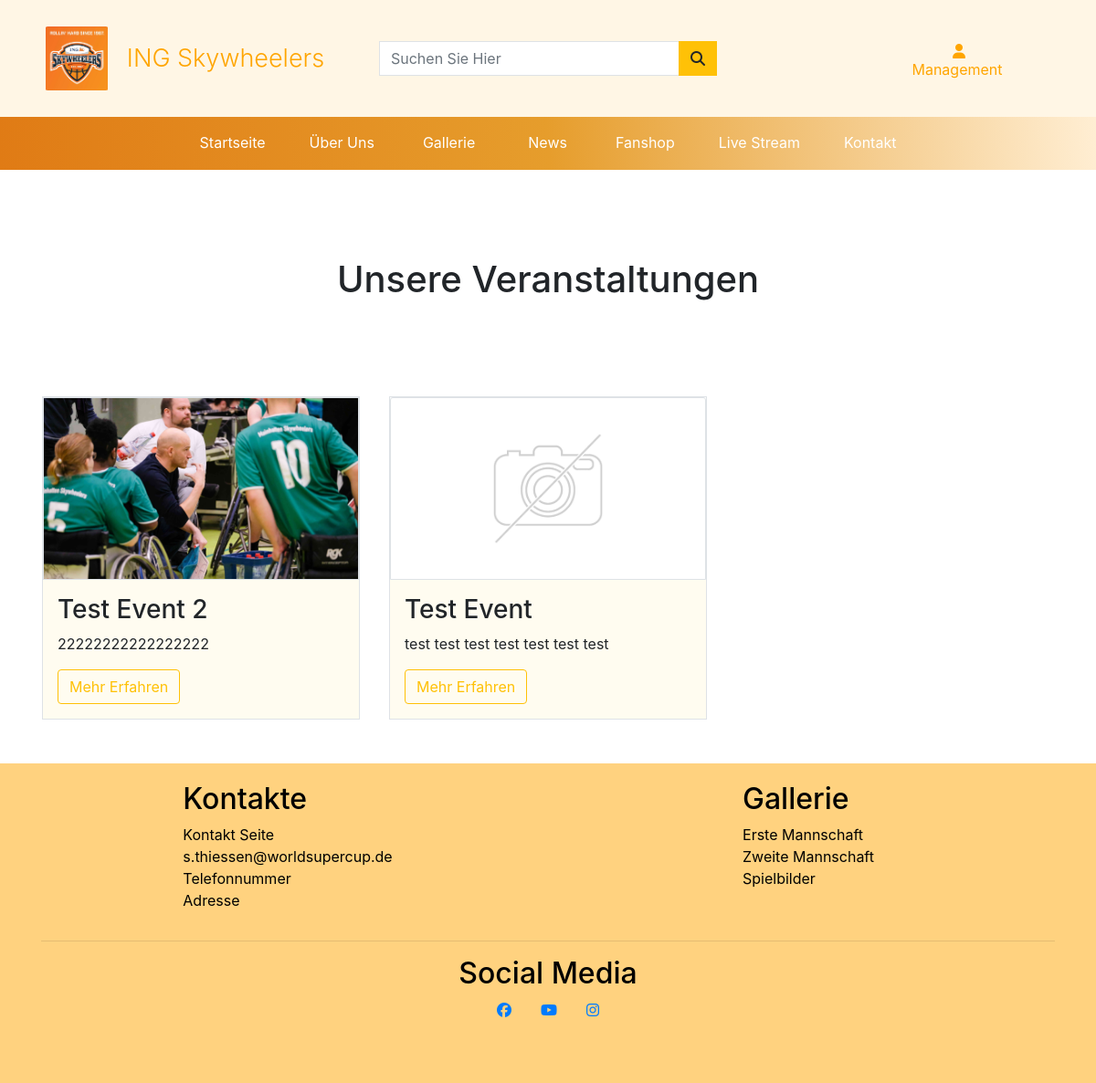
Page /events/ on the earlier database version.
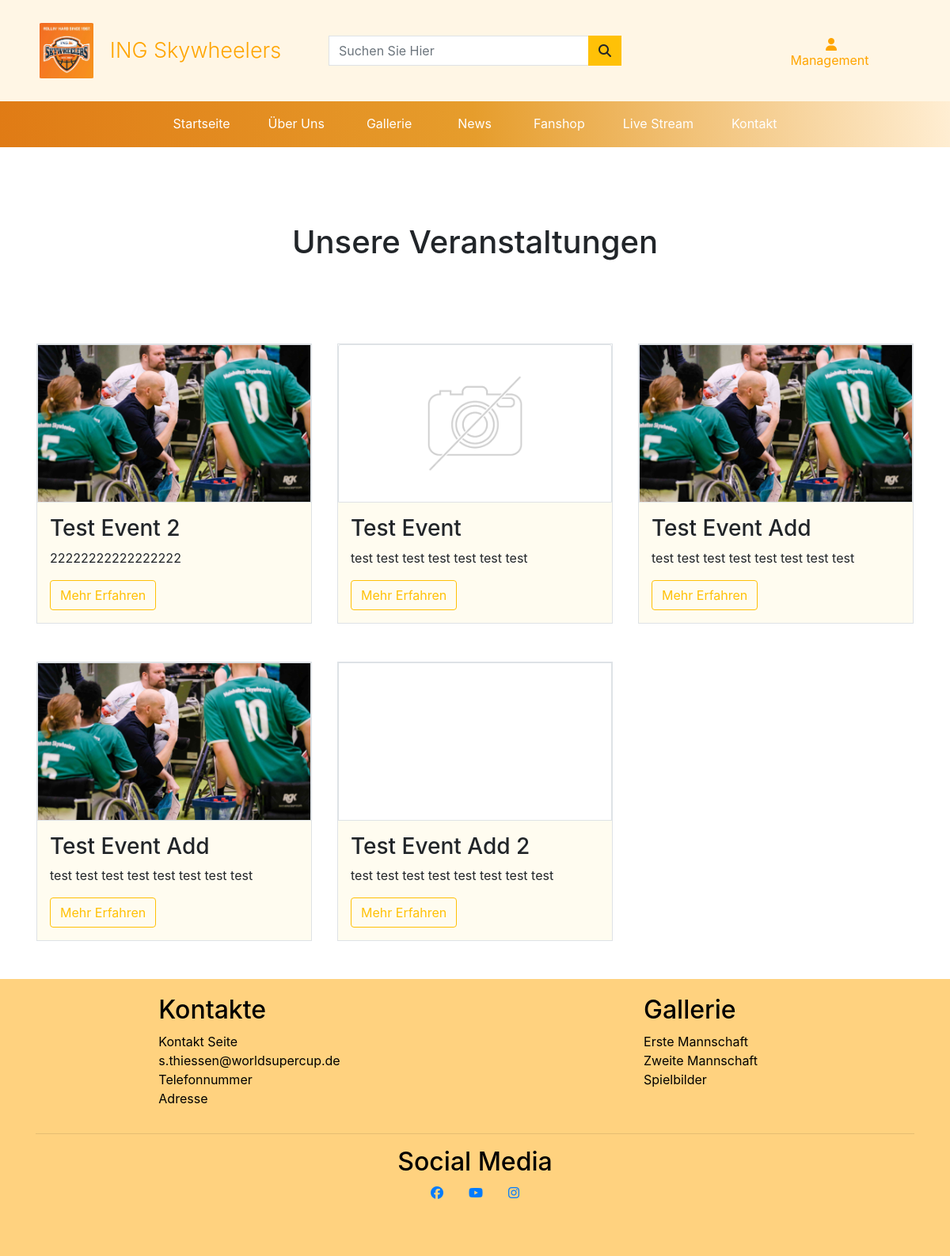
Same page on the later database version.
### events/models.py (models this page shows, shortened)
class EventInfo(models.Model):
    heading = models.CharField(max_length=254, null=False, blank=False, default='')
    short_description = models.CharField(max_length=254, null=False, blank=False, default='')
    image = models.ImageField(null=True, blank=True, default='')
    start_date = models.DateTimeField(blank=False,  default=None)
    end_date = models.DateTimeField(blank=False,  default=None)
    paragraph1 = models.TextField(default='', null=False, blank=False)
    paragraph2 = models.TextField(default='', null=True, blank=True)
    paragraph3 = models.TextField(default='', null=True, blank=True)
    paragraph4 = models.TextField(default='', null=True, blank=True)
    paragraph5 = models.TextField(default='', null=True, blank=True)
    paragraph6 = models.TextField(default='', null=True, blank=True)
    paragraph7 = models.TextField(default='', null=True, blank=True)
    paragraph8 = models.TextField(default='', null=True, blank=True)
    paragraph9 = models.TextField(default='', null=True, blank=True)
    paragraph10 = models.TextField(default='', null=True, blank=True)
    verbose_name_plural = 'Events'

### events/views.py (the view)
# urls.py: path('', views.events_page, name='eventsPage'),
def events_page(request):
    events = EventInfo.objects.all().order_by('start_date')
    context = {
        'events': events
    }
    return render(request, 'events/events.html', context)

### events/templates/events/events.html (shortened to what this page needs)
{% extends 'base.html' %}
{% load static %}
{% block css %}
<link rel="stylesheet" href="{% static 'events/events.css' %}">
{% endblock %}
{% block content %}
<section>
    <div class="container">
        <div class="row py-5 text-center">
            {% if request.user.is_superuser %}
            <div class="col mt-3 text-center">
                <h1>Unsere Veranstaltungen</h1>
                <div class="col d-flex justify-content-center text-center mt-3 mb-5">
                    <a href="{% url 'add_event' %}" class="btn btn-outline-warning rounded-0">+ Neue Veranstaltungen
                        Hinzufügen</a>
                </div>
            </div>
            {% else %}
            <div class="col my-5 text-center">
                <h1>Unsere Veranstaltungen</h1>
            </div>
            {% endif %}
        </div>
    </div>
    <div class="container">
        <div class="row">
            {% for event in events %}
            <div class="col-sm-12 col-md-6 col-lg-4 p-0 mb-5">
                <div class="mx-3 border">
                    {% if event.image %}
                    <a href="{% url 'events_content' event.id %}">
                        <div class="events-img border" style="width: 100%; height: 200px; background-image: url('{{ event.image.url }}');
                                    background-position: center; background-repeat: no-repeat; background-size: cover;"
                            alt="{{ event.heading }}">
                        </div>
                    </a>
                    {% else %}
                    <a href="{% url 'events_content' event.id %}">
                        <img class="card-img-top img-fluid border" src="{{ MEDIA_URL }}noimage.png"
                            alt="{{ event.heading }}" />
                    </a>
                    {% endif %}
                    <div class="events-info orange-bg p-3">
                        <h3>{{event.heading}}</h3>
                        <p>{{ event.short_description }}</p>
                        <a href="{% url 'events_content' event.id %}" class="btn btn-outline-warning">Mehr Erfahren</a>
                    </div>
                </div>
            </div>
            {% endfor %}
        </div>
    </div>
</section>
{% endblock %}

### templates/base.html (shortened to what this page needs)
{% load static %}
<!DOCTYPE html>
<html lang="en">
<head>
    <link rel="stylesheet" href="https://stackpath.bootstrapcdn.com/bootstrap/4.5.0/css/bootstrap.min.css"
>
    <link rel="stylesheet" href="{% static 'css/base.css' %}">
    {% block css %}
    {% endblock %}
</head>
<body>
    <header>
        <nav>
            <div class="container-fluid">
                <div class="row py-4 d-flex justify-content-around align-items-center nav-top-header">
                    <div class="col-12 col-md-4 text-center">
                        <a href="/" class="brand-flex d-flex justify-content-center">
                            <div class="logo-picture"></div>
                            <span class="navbar-brand theNavbrand display-2 logo-font orange-text">ING Skywheelers</span>
                        </a>
                    </div>
                    <div class="col-md-4 py-3 align-items-center d-md-block d-none">
                        <form action="{% url 'news_page' %}" method="GET">
                            <div class="input-group w-100">
                                <input type="text" class="form-control border border-black rounded-0" name="q"
                                    placeholder="Suchen Sie Hier" required>
                                <div class="input-group-append">
                                    <button class="btn btn-warning form-control-btn rounded-0" type="submit">
                                        <span class="icon">
                                            <i class="fas fa-search"></i>
                                        </span>
                                    </button>
                                </div>
                            </div>
                        </form>
                    </div>
                    <div class="offset-md-1 col-md-3 pb-lg-3 pb-md-2 px-5 text-center align-items-center team-nav-links d-none d-md-block">
                        {% if request.user.is_authenticated %}
                            <a href="{% url 'account_logout' %}" class="px-1 orange-text nav-orange-hov">
                                <i class="fa fa-user" aria-hidden="true"></i>
                                Abmelden
                            </a>
                        {% else %}
                            <a href="{% url 'account_login' %}" class="px-1 orange-text nav-orange-hov">
                                <i class="fa fa-user" aria-hidden="true" style="display: block;"></i>
                                Management
                            </a>
                        {% endif %}
                    </div>
                </div>
            </div>
            <div class="container-fluid navbar navbar-expand-md navbar-dark nav-style d-flex justify-content-center">
                <div class="row d-flex justify-content-center">
                    <div class="collapse navbar-collapse" id="collapse_target">
                        <ul class="navbar-nav">
                            <li class="nav-item btnHover active px-3">
                                <a id="homepage" class="nav-link" href="/">Startseite</a>
                            </li>
                            <li class="nav-item px-3">
                                <a id="aboutPage" class="nav-link" href="{% url 'about' %}">Über Uns</a>
                            </li>
                            <div class="dropdown px-3 text-center">
                                <span class="btn dropdown-background dropdown" id="dropdownMenuButton"
                                    aria-haspopup="true" aria-expanded="false"><a href="{% url 'main_gallery' %}"
                                        class="dropdown-btn-style">Gallerie</a></span>
                            </div>
                            <div class="dropdown px-3 text-center">
                                <span class="btn dropdown-background dropdown" id="dropdownMenuButton"
                                    aria-haspopup="true" aria-expanded="false">
                                    <span class="dropdown-btn-style">News</span>
                                </span>
                            </div>
                            <li class="nav-item px-3">
                                <a id="aboutPage" class="nav-link" href="{% url 'fanshop' %}">Fanshop</a>
                            </li>
                            <li class="nav-item px-3">
                                <a id="contactPage" class="nav-link" href="{% url 'stream' %}">Live Stream</a>
                            </li>
                            <li class="nav-item px-3">
                                <a id="contactPage" class="nav-link" href="{% url 'contactPage' %}">Kontakt</a>
                            </li>
                        </ul>
                    </div>
                </div>
            </div>
        </nav>
    </header>
    <article>
        {% block content %}{% endblock %}
    </article>
    <footer class="footer">
        <div class="container">
            <div class="row">
                <div class="col-6 d-flex justify-content-center">
                    <div class="footer-title">
                        <h2>Kontakte</h2>
                        <ul class="footer-list">
                            <li class="no-list-style"><a href="{% url 'contactPage' %}" class="footer-link">Kontakt Seite</a></li>
                            <li class="no-list-style"><a href="mailto:s.thiessen@worldsupercup.de" class="footer-link">s.thiessen@worldsupercup.de</a></li">
                            <li class="no-list-style"><a href="#" class="footer-link">Telefonnummer</a></li>
                            <li class="no-list-style"><a href="#" class="footer-link">Adresse</a></li>
                        </ul>
                    </div>
                </div>
                <div class="col-6 d-flex justify-content-center">
                    <div class="footer-title">
                        <h2>Gallerie</h2>
                        <ul class="footer-list">
                            <li class="no-list-style"><a href="{% url 'first_gallery' %}" class="footer-link">Erste Mannschaft</a></li>
                            <li class="no-list-style"><a href="{% url 'second_gallery' %}" class="footer-link">Zweite Mannschaft</a></li>
                            <li class="no-list-style"><a href="{% url 'third_gallery' %}" class="footer-link">Spielbilder</a></li>
                        </ul>
                    </div>
                </div>
            </div>
        </div>
        <div class="container">
            <hr>
            <div class="row justify-content-center">
                <h2>Social Media</h2>
            </div>
            <div class="row">
                <div class="col-12">
                    <ul class="social-media-icons-footer">
                        <li class="facebook-footer"><a href="https://www.facebook.com/ingskywheelersyoungsters/" target="_blank"><i
                                    class="fab fa-facebook"></i></a></li>
                        <li class="youtube-footer"><a href="https://www.youtube.com/user/plattform3de" target="_blank"><i
                                    class="fab fa-youtube"></i></a></li>
                        <li class="instagram-footer"><a href="https://www.instagram.com/ingskywheelers/" target="_blank"><i
                                    class="fab fa-instagram"></i></a></li>
                    </ul>
                </div>
            </div>
        </div>
    </footer>
</body>
</html>

### static/css/base.css (style rules this page uses)
.nav-top-header { background-color: rgb(255 165 0 / 0.1); }
.nav-style { background-image: linear-gradient(265deg, #ffeed3, #e69d2c, rgb(224 123 21)); z-index: 999; }
.logo-font { font-size: 20px; }
.team-nav-links { font-size: 12px; }
@media (min-width: 991px) { .logo-font { font-size: 27px; } }
@media (min-width: 991px) { .team-nav-links { font-size: 1em; } }
.nav-link { color: white !important; text-align: center; transition: .3s linear; }
.nav-link::after { content: ''; display: block; width: 0; border-bottom: 1px solid; transition: width .3s; }
.brand-flex { display: flex; align-items: center; }
.logo-picture { display: inline-block; border-radius: 5%; width: 70px; height: 70px; margin: 0 20px; background-image: url("../img/skywheelers-logo.jpeg"); background-position: center; background-size: contain; background-repeat: no-repeat; transition: .2s linear; }
.theNavbrand { display: inline-block; transition: .2s linear; }
.dropdown-btn-style { line-height: 1.7; text-align: center; color: white; background-color: transparent; transition: .3s linear; }
.dropdown-btn-style::after { content: ''; display: block; width: 0; border-bottom: 1px solid rgb(255, 255, 255); transition: width .3s; }
.navbar .dropdown-btn-style { background-color: transparent; }
.orange-text { color: orange; }
.footer { width: 100%; height: 350px; background-color: rgb(255 165 0 / 0.5); color: black; }
.footer-title { padding-top: 20px; }
.no-list-style { list-style: none; }
.facebook-footer { list-style: none; color: black; }
.youtube-footer { list-style: none; color: black; }
.instagram-footer { list-style: none; color: black; }
.footer-list { padding: 0; }
.footer-link { color: black; text-decoration: none; margin: 10% 0; }
.social-media-icons-footer { padding: 0; display: flex; justify-content: center; align-content: space-around; }
.social-media-icons-footer li { padding: 0px 1em; }

### events/static/events/events.css (style rules this page uses)
.orange-bg { background-color: #fffcf0; }
.card-img-top { height: 200px; object-fit: contain; }

Differences in the rows shown:
added EventInfo: image (picture), heading "Test Event Add", short_description "test test test test test test test test"
added EventInfo: image (picture), heading "Test Event Add", short_description "test test test test test test test test"
added EventInfo: heading "Test Event Add 2", short_description "test test test test test test test test"
